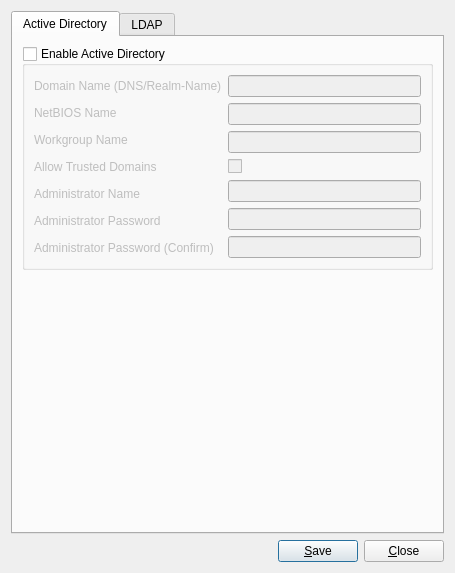
<?xml version="1.0" encoding="UTF-8"?>
<ui version="4.0">
 <class>pcADSLDAP</class>
 <widget class="QDialog" name="pcADSLDAP">
  <property name="geometry">
   <rect>
    <x>0</x>
    <y>0</y>
    <width>455</width>
    <height>573</height>
   </rect>
  </property>
  <property name="windowTitle">
   <string>AD and LDAP Configuration</string>
  </property>
  <property name="windowIcon">
   <iconset resource="pc-adsldap.qrc">
    <normaloff>:/icon.png</normaloff>:/icon.png</iconset>
  </property>
  <layout class="QGridLayout" name="gridLayout">
   <item row="0" column="0">
    <widget class="QTabWidget" name="tabWidget">
     <property name="currentIndex">
      <number>0</number>
     </property>
     <widget class="QWidget" name="tab">
      <attribute name="title">
       <string>Active Directory</string>
      </attribute>
      <layout class="QGridLayout" name="gridLayout_6">
       <item row="0" column="0">
        <widget class="QGroupBox" name="groupADS">
         <property name="title">
          <string>Enable Active Directory</string>
         </property>
         <property name="checkable">
          <bool>true</bool>
         </property>
         <property name="checked">
          <bool>false</bool>
         </property>
         <layout class="QGridLayout" name="gridLayout_3">
          <item row="0" column="0">
           <layout class="QGridLayout" name="gridLayout_2">
            <item row="0" column="0">
             <layout class="QVBoxLayout" name="verticalLayout_2">
              <item>
               <widget class="QLabel" name="label_2">
                <property name="text">
                 <string>Domain Name (DNS/Realm-Name)</string>
                </property>
               </widget>
              </item>
              <item>
               <widget class="QLabel" name="label_3">
                <property name="text">
                 <string>NetBIOS Name</string>
                </property>
               </widget>
              </item>
              <item>
               <widget class="QLabel" name="label_4">
                <property name="text">
                 <string>Workgroup Name</string>
                </property>
               </widget>
              </item>
              <item>
               <widget class="QLabel" name="label_5">
                <property name="text">
                 <string>Allow Trusted Domains</string>
                </property>
               </widget>
              </item>
              <item>
               <widget class="QLabel" name="label_6">
                <property name="text">
                 <string>Administrator Name</string>
                </property>
               </widget>
              </item>
              <item>
               <widget class="QLabel" name="label_7">
                <property name="text">
                 <string>Administrator Password</string>
                </property>
               </widget>
              </item>
              <item>
               <widget class="QLabel" name="label_8">
                <property name="text">
                 <string>Administrator Password (Confirm)</string>
                </property>
               </widget>
              </item>
             </layout>
            </item>
            <item row="0" column="1">
             <layout class="QVBoxLayout" name="verticalLayout">
              <item>
               <widget class="QLineEdit" name="lineADSDomainName"/>
              </item>
              <item>
               <widget class="QLineEdit" name="lineADSNetBIOS"/>
              </item>
              <item>
               <widget class="QLineEdit" name="lineADSWorkgroup"/>
              </item>
              <item>
               <widget class="QCheckBox" name="checkADSTrustedDomains">
                <property name="text">
                 <string/>
                </property>
               </widget>
              </item>
              <item>
               <widget class="QLineEdit" name="lineADSAdminName"/>
              </item>
              <item>
               <widget class="QLineEdit" name="lineADSAdminPW">
                <property name="echoMode">
                 <enum>QLineEdit::Password</enum>
                </property>
               </widget>
              </item>
              <item>
               <widget class="QLineEdit" name="lineADSAdminPW2">
                <property name="echoMode">
                 <enum>QLineEdit::Password</enum>
                </property>
               </widget>
              </item>
             </layout>
            </item>
           </layout>
          </item>
         </layout>
        </widget>
       </item>
       <item row="1" column="0">
        <spacer name="verticalSpacer">
         <property name="orientation">
          <enum>Qt::Vertical</enum>
         </property>
         <property name="sizeHint" stdset="0">
          <size>
           <width>20</width>
           <height>40</height>
          </size>
         </property>
        </spacer>
       </item>
      </layout>
     </widget>
     <widget class="QWidget" name="tab_2">
      <attribute name="title">
       <string>LDAP</string>
      </attribute>
      <layout class="QGridLayout" name="gridLayout_7">
       <item row="0" column="0">
        <widget class="QGroupBox" name="groupLDAP">
         <property name="title">
          <string>Enable LDAP</string>
         </property>
         <property name="checkable">
          <bool>true</bool>
         </property>
         <property name="checked">
          <bool>false</bool>
         </property>
         <layout class="QGridLayout" name="gridLayout_5">
          <item row="0" column="0">
           <layout class="QGridLayout" name="gridLayout_4">
            <item row="0" column="0">
             <widget class="QLabel" name="label_9">
              <property name="text">
               <string>Hostname</string>
              </property>
             </widget>
            </item>
            <item row="0" column="1">
             <widget class="QLineEdit" name="lineLDHostname"/>
            </item>
            <item row="1" column="0">
             <widget class="QLabel" name="label_10">
              <property name="text">
               <string>Base DN</string>
              </property>
             </widget>
            </item>
            <item row="1" column="1">
             <widget class="QLineEdit" name="lineLDBaseDN"/>
            </item>
            <item row="2" column="0">
             <widget class="QLabel" name="label_11">
              <property name="text">
               <string>Allow Anon Binding</string>
              </property>
             </widget>
            </item>
            <item row="2" column="1">
             <widget class="QCheckBox" name="checkLDAnonBinding">
              <property name="text">
               <string/>
              </property>
             </widget>
            </item>
            <item row="3" column="0">
             <widget class="QLabel" name="label_12">
              <property name="text">
               <string>Root bind DN</string>
              </property>
             </widget>
            </item>
            <item row="3" column="1">
             <widget class="QLineEdit" name="lineLDRootBindDN"/>
            </item>
            <item row="4" column="0">
             <widget class="QLabel" name="label_21">
              <property name="text">
               <string>Root bind password</string>
              </property>
             </widget>
            </item>
            <item row="4" column="1">
             <widget class="QLineEdit" name="lineLDRootBindPW">
              <property name="echoMode">
               <enum>QLineEdit::Password</enum>
              </property>
             </widget>
            </item>
            <item row="5" column="0">
             <widget class="QLabel" name="label_13">
              <property name="text">
               <string>Password Encryption</string>
              </property>
             </widget>
            </item>
            <item row="5" column="1">
             <widget class="QComboBox" name="comboLDPWEnc">
              <item>
               <property name="text">
                <string notr="true">clear</string>
               </property>
              </item>
              <item>
               <property name="text">
                <string notr="true">crypt</string>
               </property>
              </item>
              <item>
               <property name="text">
                <string notr="true">md5</string>
               </property>
              </item>
              <item>
               <property name="text">
                <string notr="true">nds</string>
               </property>
              </item>
              <item>
               <property name="text">
                <string notr="true">ract</string>
               </property>
              </item>
              <item>
               <property name="text">
                <string notr="true">ad</string>
               </property>
              </item>
              <item>
               <property name="text">
                <string notr="true">exop</string>
               </property>
              </item>
             </widget>
            </item>
            <item row="6" column="0">
             <widget class="QLabel" name="label_14">
              <property name="text">
               <string>User Suffix</string>
              </property>
             </widget>
            </item>
            <item row="6" column="1">
             <widget class="QLineEdit" name="lineLDUserSuffix"/>
            </item>
            <item row="7" column="0">
             <widget class="QLabel" name="label_15">
              <property name="text">
               <string>Group Suffix</string>
              </property>
             </widget>
            </item>
            <item row="7" column="1">
             <widget class="QLineEdit" name="lineLDGroupSuffix"/>
            </item>
            <item row="8" column="0">
             <widget class="QLabel" name="label_16">
              <property name="text">
               <string>Password Suffix</string>
              </property>
             </widget>
            </item>
            <item row="8" column="1">
             <widget class="QLineEdit" name="lineLDPWSuffix"/>
            </item>
            <item row="9" column="0">
             <widget class="QLabel" name="label_17">
              <property name="text">
               <string>Machine Suffix</string>
              </property>
             </widget>
            </item>
            <item row="9" column="1">
             <widget class="QLineEdit" name="lineLDMachineSuffix"/>
            </item>
            <item row="10" column="0">
             <widget class="QLabel" name="label_18">
              <property name="text">
               <string>Encryption Mode</string>
              </property>
             </widget>
            </item>
            <item row="10" column="1">
             <widget class="QComboBox" name="comboLDEncMode">
              <item>
               <property name="text">
                <string notr="true">NONE</string>
               </property>
              </item>
              <item>
               <property name="text">
                <string notr="true">SSL</string>
               </property>
              </item>
              <item>
               <property name="text">
                <string notr="true">TLS</string>
               </property>
              </item>
             </widget>
            </item>
            <item row="11" column="0">
             <widget class="QLabel" name="label_19">
              <property name="text">
               <string>Self Signed Certificate</string>
              </property>
             </widget>
            </item>
            <item row="11" column="1">
             <widget class="QLineEdit" name="lineLDSelfSignedCert"/>
            </item>
            <item row="12" column="0">
             <widget class="QLabel" name="label_20">
              <property name="text">
               <string>Auxiliary Parameters</string>
              </property>
             </widget>
            </item>
            <item row="12" column="1">
             <widget class="QTextEdit" name="textLDAux"/>
            </item>
           </layout>
          </item>
         </layout>
        </widget>
       </item>
      </layout>
     </widget>
    </widget>
   </item>
   <item row="1" column="0">
    <layout class="QHBoxLayout" name="horizontalLayout">
     <item>
      <spacer name="horizontalSpacer">
       <property name="orientation">
        <enum>Qt::Horizontal</enum>
       </property>
       <property name="sizeHint" stdset="0">
        <size>
         <width>188</width>
         <height>20</height>
        </size>
       </property>
      </spacer>
     </item>
     <item>
      <widget class="QPushButton" name="pushSave">
       <property name="text">
        <string>&amp;Save</string>
       </property>
      </widget>
     </item>
     <item>
      <widget class="QPushButton" name="pushClose">
       <property name="text">
        <string>&amp;Close</string>
       </property>
      </widget>
     </item>
    </layout>
   </item>
  </layout>
 </widget>
 <resources>
  <include location="pc-adsldap.qrc"/>
 </resources>
 <connections/>
</ui>
